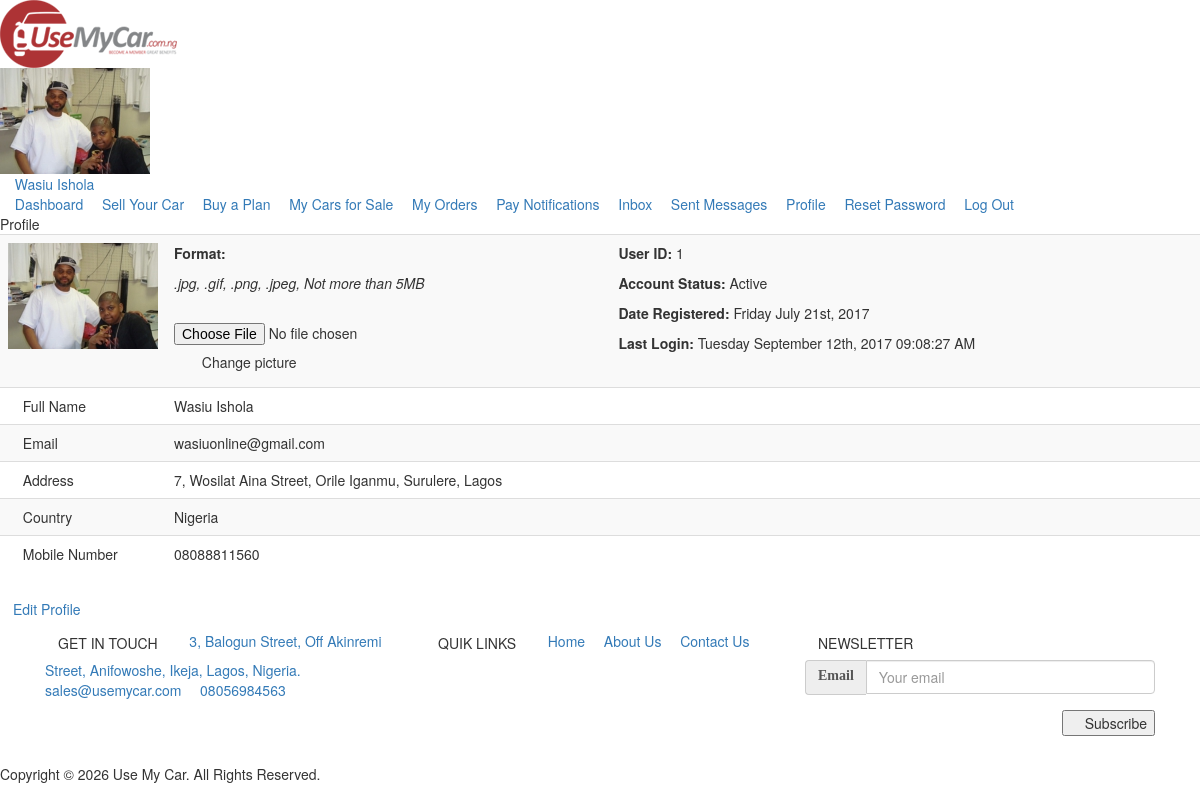
The app's page /members/profile.php (signed in) with its own data.
### tables this page shows
CREATE TABLE `reg_members` (
  `id` int(10) UNSIGNED NOT NULL,
  `name` varchar(100) NOT NULL DEFAULT '',
  `bank` int(10) UNSIGNED NOT NULL DEFAULT '0',
  `bank_account_name` varchar(100) NOT NULL DEFAULT '',
  `bank_account_number` varchar(30) NOT NULL DEFAULT '',
  `address` varchar(255) NOT NULL DEFAULT '',
  `country` int(10) UNSIGNED NOT NULL DEFAULT '0',
  `phone` varchar(50) NOT NULL DEFAULT '',
  `email` varchar(50) NOT NULL DEFAULT '',
  `password` varchar(100) NOT NULL DEFAULT '',
  `newsletter` tinyint(1) UNSIGNED NOT NULL DEFAULT '0',
  `date` date NOT NULL DEFAULT '0000-00-00',
  `status` tinyint(1) UNSIGNED NOT NULL DEFAULT '1',
  `logged_in` tinyint(1) UNSIGNED NOT NULL DEFAULT '0',
  `last_login` datetime NOT NULL DEFAULT CURRENT_TIMESTAMP ON UPDATE CURRENT_TIMESTAMP,
  `blocked` tinyint(1) UNSIGNED NOT NULL DEFAULT '0',
  `bonus` tinyint(1) UNSIGNED NOT NULL DEFAULT '0',
  `free` int(10) UNSIGNED NOT NULL DEFAULT '1',
  `bronze` int(10) UNSIGNED NOT NULL DEFAULT '0',
  `silver` int(10) UNSIGNED NOT NULL DEFAULT '0',
  `gold` int(10) UNSIGNED NOT NULL DEFAULT '0'
);

CREATE TABLE `countries` (
  `id` int(11) NOT NULL,
  `country` varchar(60) NOT NULL
);

### classes/db-class.php (called while the page is built, shortened)
<?php
    class DB {
        protected $db_name = "usemycar";
        protected $db_user = "root";
        protected $db_pass = "";
        protected $db_host = "localhost";
        public $connection = '';
        public function connect() {
            $this->connection = mysqli_connect($this->db_host, $this->db_user, $this->db_pass, $this->db_name);
            mysqli_select_db($this->connection, $this->db_name);
            return true;
        }
      public function query($query="") {
            $result = null;
            if(trim($query) != ''){
                $result = mysqli_query($this->connection, $query);
            }
            return $result;
        }
        public function select($table, $where, $columns ='*', $order='', $limit='') {
            $sql = "SELECT $columns FROM $table $where $order $limit";
            $result = mysqli_query($this->connection, $sql);
            if($result){
                return $result;
            }else{
                return null;
            }
        }
    }
?>

### members/profile.php (the view, shortened to what this page needs)
<?php include_once("../includes/user-header.php"); require_once("../includes/resize-image.php"); ?>
<?php
$edit = nr_input("edit");
?>
<?php if(empty($edit)){
?>
<div class="page-title">Profile</div>
<?php
$result = $db->select("reg_members", "Where email = '{$user_email}'", "*", "");
if(count_rows($result) == 1){
$row = fetch_data($result);
$id = $row["id"];
$address = (!empty($row["address"]))?$row["address"]:"Not specified";
$country = ($row["country"] > 0)?get_table_data("countries", $row["country"], "country"):"Not specified";
$phone = (!empty($row["phone"]))?$row["phone"]:"Not specified";
$date = sub_date($row["date"]);
$active = ($row["status"] == 1)?"Active":"Not active";
$date_time = full_date($row["last_login"]);
?>
<table class="table table-striped table-hover">
<tr><td style="width:160px;" class="gen-title">
<?php
$file_array = glob("../images/users/{$id}pic*.jpg");
$file_name = ($file_array)?$file_array[0]:"../images/post.jpg";
?>
<img src="<?php echo $file_name; ?>" >
</td><td>
<form action="profile.php" class="img-form" method="post" runat="server" autocomplete="off" enctype="multipart/form-data">
<p><b>Format: </b></p>
<p><i>.jpg, .gif, .png, .jpeg, Not more than 5MB</i><br /><br /></p>
<input type="file" name="ufile" id="ufile" required>
<label for="ufile" id="pic-label" class="btn gen-btn" ><i class="fa fa-upload" aria-hidden="true"></i> Change picture</label>
</form></td><td>
<p><b>User ID:</b> <?php echo $id; ?></p>
<p><b>Account Status:</b> <?php echo $active; ?></p>
<p><b>Date Registered:</b> <?php echo $date; ?></p>
<p><b>Last Login:</b> <?php echo $date_time; ?></p>
</td></tr>
<tr><td class="gen-title"><i class="fa fa-user" aria-hidden="true"></i> Full Name</td><td colspan="2"><?php echo $username; ?></td></tr>
<tr><td class="gen-title"><i class="fa fa-envelope" aria-hidden="true"></i> Email</td><td colspan="2"><?php echo $user_email; ?></td></tr>
<tr><td class="gen-title"><i class="fa fa-map-marker" aria-hidden="true"></i> Address</td><td colspan="2"><?php echo $address; ?></td></tr>
<tr><td class="gen-title"><i class="fa fa-map-marker" aria-hidden="true"></i> Country</td><td colspan="2"><?php echo $country; ?></td></tr>
<tr><td class="gen-title"><i class="fa fa-phone" aria-hidden="true"></i> Mobile Number</td><td colspan="2"><?php echo $phone; ?></td></tr>
</table>
<div class="bottom-edit"><a href="profile.php?edit=<?php echo $id; ?>" class="btn gen-btn float-right">Edit Profile</a></div>
<?php
}
}
?>
</div>
</div>
</div>
<?php require_once("../includes/portal-footer.php"); ?>

### records on screen
reg_members: id "1", status "Active", date "Friday July 21st, 2017", last_login "Tuesday September 12th, 2017 09:08:27 AM", address "7, Wosilat Aina Street, Orile Iganmu, Surulere, Lagos", country.country "Nigeria", phone "08088811560"

### other values on screen
$username "Wasiu Ishola"
$user_email "wasiuonline@gmail.com"
$gen_email "sales@usemycar.com"
$gen_phone "08056984563"
$gen_name "Use My Car"
